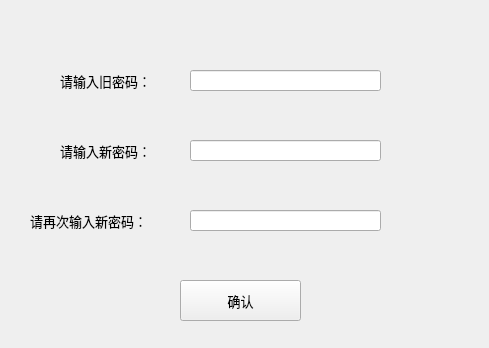
<?xml version="1.0" encoding="UTF-8"?>
<ui version="4.0">
 <class>update_password</class>
 <widget class="QWidget" name="update_password">
  <property name="geometry">
   <rect>
    <x>0</x>
    <y>0</y>
    <width>489</width>
    <height>348</height>
   </rect>
  </property>
  <property name="windowTitle">
   <string>修改密码</string>
  </property>
  <widget class="QLabel" name="label">
   <property name="geometry">
    <rect>
     <x>60</x>
     <y>70</y>
     <width>121</width>
     <height>21</height>
    </rect>
   </property>
   <property name="font">
    <font>
     <family>黑体</family>
     <pointsize>10</pointsize>
    </font>
   </property>
   <property name="text">
    <string>请输入旧密码：</string>
   </property>
  </widget>
  <widget class="QLabel" name="label_2">
   <property name="geometry">
    <rect>
     <x>60</x>
     <y>140</y>
     <width>121</width>
     <height>21</height>
    </rect>
   </property>
   <property name="font">
    <font>
     <family>黑体</family>
     <pointsize>10</pointsize>
    </font>
   </property>
   <property name="text">
    <string>请输入新密码：</string>
   </property>
  </widget>
  <widget class="QLabel" name="label_3">
   <property name="geometry">
    <rect>
     <x>30</x>
     <y>210</y>
     <width>161</width>
     <height>21</height>
    </rect>
   </property>
   <property name="font">
    <font>
     <family>黑体</family>
     <pointsize>10</pointsize>
    </font>
   </property>
   <property name="text">
    <string>请再次输入新密码：</string>
   </property>
  </widget>
  <widget class="QLineEdit" name="lineEdit">
   <property name="geometry">
    <rect>
     <x>190</x>
     <y>70</y>
     <width>191</width>
     <height>21</height>
    </rect>
   </property>
   <property name="echoMode">
    <enum>QLineEdit::Password</enum>
   </property>
  </widget>
  <widget class="QLineEdit" name="lineEdit_2">
   <property name="geometry">
    <rect>
     <x>190</x>
     <y>140</y>
     <width>191</width>
     <height>21</height>
    </rect>
   </property>
   <property name="echoMode">
    <enum>QLineEdit::Password</enum>
   </property>
  </widget>
  <widget class="QLineEdit" name="lineEdit_3">
   <property name="geometry">
    <rect>
     <x>190</x>
     <y>210</y>
     <width>191</width>
     <height>21</height>
    </rect>
   </property>
   <property name="echoMode">
    <enum>QLineEdit::Password</enum>
   </property>
  </widget>
  <widget class="QPushButton" name="pushButton">
   <property name="geometry">
    <rect>
     <x>180</x>
     <y>280</y>
     <width>121</width>
     <height>41</height>
    </rect>
   </property>
   <property name="font">
    <font>
     <family>黑体</family>
     <pointsize>10</pointsize>
    </font>
   </property>
   <property name="text">
    <string>确认</string>
   </property>
  </widget>
 </widget>
 <resources/>
 <connections/>
</ui>
